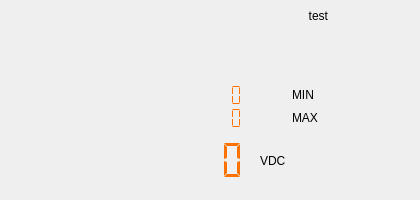
<?xml version="1.0" encoding="UTF-8"?>
<ui version="4.0">
 <class>ChannelMonitorComponent</class>
 <widget class="QWidget" name="ChannelMonitorComponent">
  <property name="geometry">
   <rect>
    <x>0</x>
    <y>0</y>
    <width>420</width>
    <height>200</height>
   </rect>
  </property>
  <property name="sizePolicy">
   <sizepolicy hsizetype="Expanding" vsizetype="Preferred">
    <horstretch>0</horstretch>
    <verstretch>0</verstretch>
   </sizepolicy>
  </property>
  <property name="minimumSize">
   <size>
    <width>0</width>
    <height>0</height>
   </size>
  </property>
  <property name="maximumSize">
   <size>
    <width>16777215</width>
    <height>300</height>
   </size>
  </property>
  <property name="windowTitle">
   <string>Form</string>
  </property>
  <property name="styleSheet">
   <string notr="true"/>
  </property>
  <layout class="QGridLayout" name="gridLayout">
   <property name="leftMargin">
    <number>0</number>
   </property>
   <property name="topMargin">
    <number>0</number>
   </property>
   <property name="rightMargin">
    <number>0</number>
   </property>
   <property name="bottomMargin">
    <number>0</number>
   </property>
   <property name="spacing">
    <number>0</number>
   </property>
   <item row="0" column="0">
    <widget class="QWidget" name="frame" native="true">
     <layout class="QGridLayout" name="gridLayout_2">
      <item row="1" column="0">
       <layout class="QHBoxLayout" name="horizontalLayout_18">
        <property name="topMargin">
         <number>0</number>
        </property>
       </layout>
      </item>
      <item row="0" column="1">
       <layout class="QVBoxLayout" name="verticalLayout_2">
        <property name="spacing">
         <number>0</number>
        </property>
        <item>
         <widget class="QWidget" name="peakCh1Widget" native="true">
          <property name="sizePolicy">
           <sizepolicy hsizetype="MinimumExpanding" vsizetype="MinimumExpanding">
            <horstretch>0</horstretch>
            <verstretch>0</verstretch>
           </sizepolicy>
          </property>
          <layout class="QGridLayout" name="gridLayout_5">
           <property name="leftMargin">
            <number>0</number>
           </property>
           <property name="topMargin">
            <number>0</number>
           </property>
           <property name="rightMargin">
            <number>0</number>
           </property>
           <property name="bottomMargin">
            <number>0</number>
           </property>
           <property name="verticalSpacing">
            <number>0</number>
           </property>
           <item row="5" column="1" alignment="Qt::AlignRight">
            <widget class="adiscope::LcdNumber" name="minCh1">
             <property name="sizePolicy">
              <sizepolicy hsizetype="MinimumExpanding" vsizetype="Minimum">
               <horstretch>0</horstretch>
               <verstretch>0</verstretch>
              </sizepolicy>
             </property>
             <property name="minimumSize">
              <size>
               <width>0</width>
               <height>0</height>
              </size>
             </property>
             <property name="styleSheet">
              <string notr="true">QLCDNumber { color: #ff7200; }</string>
             </property>
             <property name="frameShape">
              <enum>QFrame::NoFrame</enum>
             </property>
             <property name="digitCount">
              <number>7</number>
             </property>
             <property name="segmentStyle">
              <enum>QLCDNumber::Flat</enum>
             </property>
            </widget>
           </item>
           <item row="7" column="3">
            <widget class="QLabel" name="labelCh1">
             <property name="sizePolicy">
              <sizepolicy hsizetype="Maximum" vsizetype="MinimumExpanding">
               <horstretch>0</horstretch>
               <verstretch>0</verstretch>
              </sizepolicy>
             </property>
             <property name="minimumSize">
              <size>
               <width>20</width>
               <height>50</height>
              </size>
             </property>
             <property name="styleSheet">
              <string notr="true">QLabel[ac=false] { qproperty-text: &quot;VDC&quot;; }
QLabel[ac=true] { qproperty-text: &quot;VRMS&quot;; }</string>
             </property>
             <property name="text">
              <string>VDC</string>
             </property>
             <property name="alignment">
              <set>Qt::AlignLeading|Qt::AlignLeft|Qt::AlignVCenter</set>
             </property>
            </widget>
           </item>
           <item row="6" column="4">
            <widget class="QLabel" name="label_max">
             <property name="sizePolicy">
              <sizepolicy hsizetype="Preferred" vsizetype="Maximum">
               <horstretch>0</horstretch>
               <verstretch>0</verstretch>
              </sizepolicy>
             </property>
             <property name="minimumSize">
              <size>
               <width>20</width>
               <height>0</height>
              </size>
             </property>
             <property name="text">
              <string>MAX   </string>
             </property>
            </widget>
           </item>
           <item row="0" column="1" colspan="4">
            <widget class="QLabel" name="monitorTitle">
             <property name="text">
              <string>test</string>
             </property>
             <property name="textFormat">
              <enum>Qt::AutoText</enum>
             </property>
             <property name="alignment">
              <set>Qt::AlignRight|Qt::AlignTrailing|Qt::AlignVCenter</set>
             </property>
            </widget>
           </item>
           <item row="6" column="1" alignment="Qt::AlignRight">
            <widget class="adiscope::LcdNumber" name="maxCh1">
             <property name="sizePolicy">
              <sizepolicy hsizetype="MinimumExpanding" vsizetype="Minimum">
               <horstretch>0</horstretch>
               <verstretch>0</verstretch>
              </sizepolicy>
             </property>
             <property name="minimumSize">
              <size>
               <width>0</width>
               <height>0</height>
              </size>
             </property>
             <property name="styleSheet">
              <string notr="true">QLCDNumber { color: #ff7200; }</string>
             </property>
             <property name="frameShape">
              <enum>QFrame::NoFrame</enum>
             </property>
             <property name="digitCount">
              <number>7</number>
             </property>
             <property name="segmentStyle">
              <enum>QLCDNumber::Flat</enum>
             </property>
            </widget>
           </item>
           <item row="7" column="0">
            <spacer name="horizontalSpacer">
             <property name="orientation">
              <enum>Qt::Horizontal</enum>
             </property>
             <property name="sizeHint" stdset="0">
              <size>
               <width>1</width>
               <height>20</height>
              </size>
             </property>
            </spacer>
           </item>
           <item row="7" column="1">
            <widget class="adiscope::LcdNumber" name="lcdCh1">
             <property name="sizePolicy">
              <sizepolicy hsizetype="MinimumExpanding" vsizetype="MinimumExpanding">
               <horstretch>0</horstretch>
               <verstretch>0</verstretch>
              </sizepolicy>
             </property>
             <property name="minimumSize">
              <size>
               <width>150</width>
               <height>50</height>
              </size>
             </property>
             <property name="styleSheet">
              <string notr="true">QLCDNumber { color: #ff7200; }</string>
             </property>
             <property name="frameShape">
              <enum>QFrame::NoFrame</enum>
             </property>
             <property name="digitCount">
              <number>7</number>
             </property>
             <property name="segmentStyle">
              <enum>QLCDNumber::Flat</enum>
             </property>
            </widget>
           </item>
           <item row="5" column="3">
            <widget class="QLabel" name="label_minUnitOfMeasure">
             <property name="text">
              <string/>
             </property>
            </widget>
           </item>
           <item row="5" column="4">
            <widget class="QLabel" name="label_min">
             <property name="sizePolicy">
              <sizepolicy hsizetype="Preferred" vsizetype="Maximum">
               <horstretch>0</horstretch>
               <verstretch>0</verstretch>
              </sizepolicy>
             </property>
             <property name="minimumSize">
              <size>
               <width>20</width>
               <height>0</height>
              </size>
             </property>
             <property name="text">
              <string>MIN</string>
             </property>
            </widget>
           </item>
           <item row="4" column="1">
            <spacer name="verticalSpacer_4">
             <property name="orientation">
              <enum>Qt::Vertical</enum>
             </property>
             <property name="sizeHint" stdset="0">
              <size>
               <width>20</width>
               <height>40</height>
              </size>
             </property>
            </spacer>
           </item>
           <item row="6" column="3">
            <widget class="QLabel" name="label_maxUnitOfMeasure">
             <property name="text">
              <string/>
             </property>
            </widget>
           </item>
           <item row="7" column="5">
            <spacer name="horizontalSpacer_2">
             <property name="orientation">
              <enum>Qt::Horizontal</enum>
             </property>
             <property name="sizeHint" stdset="0">
              <size>
               <width>40</width>
               <height>20</height>
              </size>
             </property>
            </spacer>
           </item>
          </layout>
         </widget>
        </item>
        <item>
         <widget class="adiscope::CustomScale" name="scaleCh1" native="true">
          <property name="sizePolicy">
           <sizepolicy hsizetype="MinimumExpanding" vsizetype="Preferred">
            <horstretch>0</horstretch>
            <verstretch>0</verstretch>
           </sizepolicy>
          </property>
          <property name="minimumSize">
           <size>
            <width>0</width>
            <height>0</height>
           </size>
          </property>
          <property name="font">
           <font>
            <pointsize>5</pointsize>
            <kerning>true</kerning>
           </font>
          </property>
          <property name="lowerBound" stdset="0">
           <double>-0.100000000000000</double>
          </property>
          <property name="upperBound" stdset="0">
           <double>0.100000000000000</double>
          </property>
          <property name="scaleMaxMajor" stdset="0">
           <number>5</number>
          </property>
          <property name="scaleMaxMinor" stdset="0">
           <number>5</number>
          </property>
          <property name="borderWidth" stdset="0">
           <number>0</number>
          </property>
         </widget>
        </item>
       </layout>
      </item>
      <item row="0" column="0">
       <layout class="QVBoxLayout" name="verticalLayout_9">
        <property name="leftMargin">
         <number>0</number>
        </property>
        <property name="bottomMargin">
         <number>0</number>
        </property>
        <item>
         <widget class="adiscope::Sismograph" name="sismograph_ch1_2">
          <property name="sizePolicy">
           <sizepolicy hsizetype="Preferred" vsizetype="MinimumExpanding">
            <horstretch>0</horstretch>
            <verstretch>0</verstretch>
           </sizepolicy>
          </property>
          <property name="minimumSize">
           <size>
            <width>0</width>
            <height>0</height>
           </size>
          </property>
          <property name="frameShape">
           <enum>QFrame::NoFrame</enum>
          </property>
         </widget>
        </item>
       </layout>
      </item>
     </layout>
    </widget>
   </item>
  </layout>
 </widget>
 <customwidgets>
  <customwidget>
   <class>QwtThermo</class>
   <extends>QWidget</extends>
   <header>qwt_thermo.h</header>
  </customwidget>
  <customwidget>
   <class>adiscope::LcdNumber</class>
   <extends>QLCDNumber</extends>
   <header>lcdNumber.hpp</header>
  </customwidget>
  <customwidget>
   <class>adiscope::Sismograph</class>
   <extends>QFrame</extends>
   <header>sismograph.hpp</header>
   <container>1</container>
  </customwidget>
  <customwidget>
   <class>adiscope::CustomScale</class>
   <extends>QwtThermo</extends>
   <header>customScale.hpp</header>
  </customwidget>
 </customwidgets>
 <resources/>
 <connections/>
</ui>
